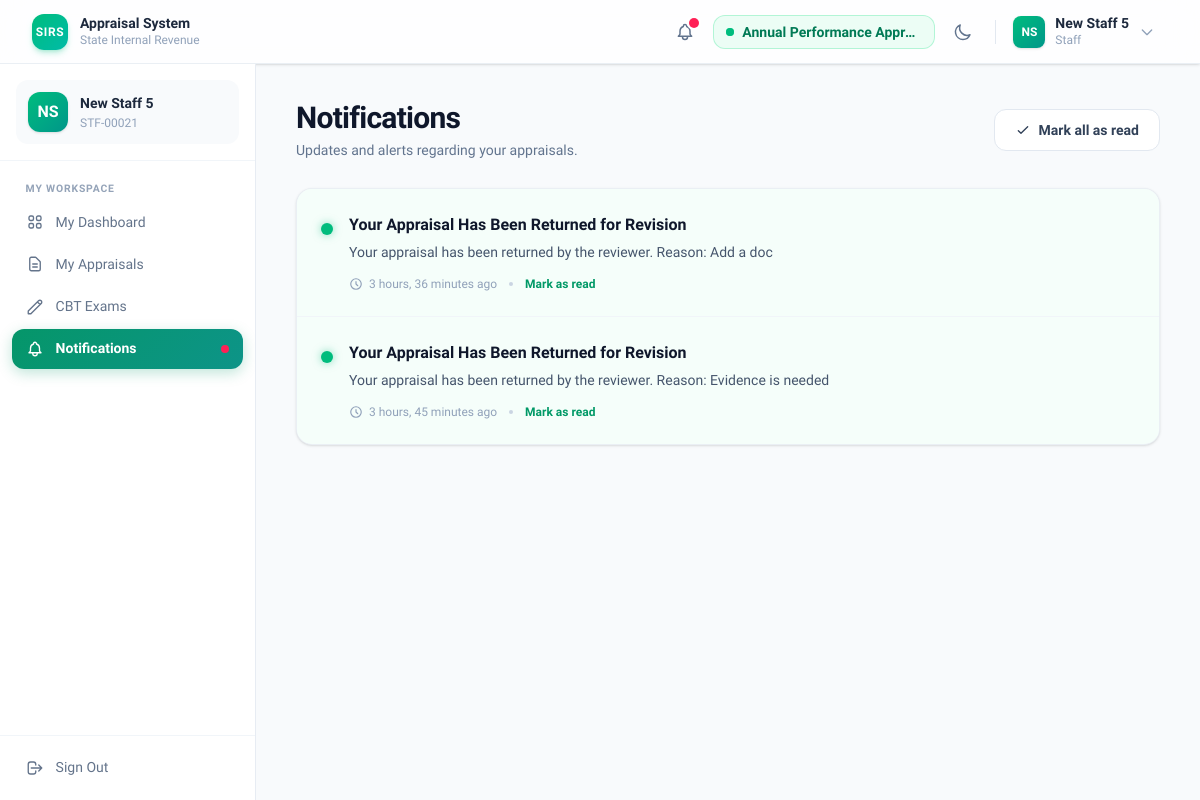
/notifications/ (signed in), run on an earlier commit of the app's database.
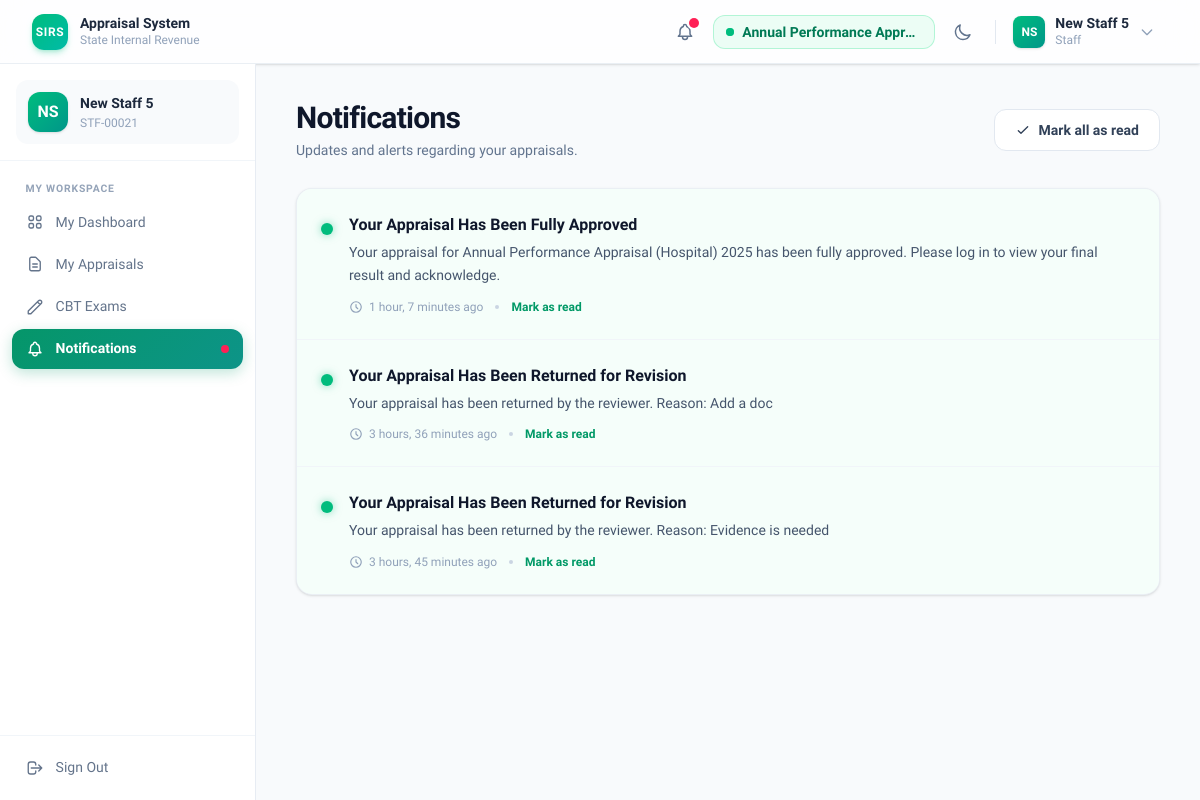
And on a later commit of the database.
### notifications/models.py (models this page shows, shortened)
class Notification(models.Model):
    APPRAISAL_SUBMITTED = 'APPRAISAL_SUBMITTED'
    APPRAISAL_REVIEWED = 'APPRAISAL_REVIEWED'
    APPRAISAL_RETURNED = 'APPRAISAL_RETURNED'
    APPRAISAL_APPROVED = 'APPRAISAL_APPROVED'
    CYCLE_CREATED = 'CYCLE_CREATED'
    CYCLE_ACTIVATED = 'CYCLE_ACTIVATED'
    CYCLE_CLOSED = 'CYCLE_CLOSED'
    GENERAL = 'GENERAL'
    NOTIFICATION_TYPE_CHOICES = [
        (APPRAISAL_SUBMITTED, 'Appraisal Submitted'),
        (APPRAISAL_REVIEWED, 'Appraisal Reviewed'),
        (APPRAISAL_RETURNED, 'Appraisal Returned'),
        (APPRAISAL_APPROVED, 'Appraisal Approved'),
        (CYCLE_CREATED, 'Cycle Created'),
        (CYCLE_ACTIVATED, 'Cycle Activated'),
        (CYCLE_CLOSED, 'Cycle Closed'),
        (GENERAL, 'General'),
    ]
    recipient = models.ForeignKey(
        'accounts.CustomUser',
        on_delete=models.CASCADE,
        related_name='notifications',
        verbose_name='Recipient',
        help_text='The user who receives this notification.',
    )
    sender = models.ForeignKey(
        'accounts.CustomUser',
        on_delete=models.SET_NULL,
        null=True,
        blank=True,
        related_name='sent_notifications',
        verbose_name='Sender',
        help_text='The user who triggered this notification (if applicable).',
    )
    notification_type = models.CharField(
        max_length=50,
        choices=NOTIFICATION_TYPE_CHOICES,
        default=GENERAL,
        verbose_name='Notification Type',
        help_text='The category of this notification.',
    )
    title = models.CharField(
        max_length=200,
        verbose_name='Title',
        help_text='A short summary of the notification.',
    )
    message = models.TextField(
        verbose_name='Message',
        help_text='The full notification message body.',
    )
    is_read = models.BooleanField(
        default=False,
        verbose_name='Read',
        help_text='Whether the recipient has read this notification.',
    )
    related_appraisal = models.ForeignKey(
        'appraisals.Appraisal',
        on_delete=models.CASCADE,
        null=True,
        blank=True,
        related_name='notifications',
        verbose_name='Related Appraisal',
        help_text='The appraisal associated with this notification (if any).',
    )
    created_at = models.DateTimeField(
        auto_now_add=True,
        verbose_name='Created At',
    )
    class Meta:
        ordering = ['-created_at']
        verbose_name = 'Notification'
        verbose_name_plural = 'Notifications'

### notifications/views.py (the view)
# urls.py: path('', views.notifications_list, name='list'),
@login_required
def notifications_list(request):
    notifications = request.user.notifications.all()
    context = {
        'notifications': notifications
    }
    return render(request, 'notifications/list.html', context)

### accounts/context_processors.py (called while the page is built)
def active_cycles(request):
    if not request.user.is_authenticated:
        return {}
    cycles = list(
        AppraisalCycle.objects.filter(status=AppraisalCycle.ACTIVE)
        .order_by('-start_date')
    )
    if not cycles:
        return {
            'all_active_cycles': [],
            'selected_cycle': None,
        }
    selected_id = request.session.get('selected_cycle_id')
    selected_cycle = None
    if selected_id:
        selected_cycle = next((c for c in cycles if c.id == selected_id), None)
    if not selected_cycle:
        selected_cycle = cycles[0]
        request.session['selected_cycle_id'] = selected_cycle.id
    return {
        'all_active_cycles': cycles,
        'selected_cycle': selected_cycle,
    }

### accounts/models.py (called while the page is built)
    @property
    def full_name(self) -> str:
        name = f"{self.first_name} {self.last_name}".strip()
        return name if name else self.username

### templates/notifications/list.html (shortened to what this page needs)
{% extends 'base.html' %}
{% block content %}
<div class="space-y-7 max-w-4xl mx-auto">
    <div class="flex flex-col sm:flex-row sm:items-center sm:justify-between gap-4">
        <div>
            <h1 class="text-2xl sm:text-3xl font-extrabold tracking-tight text-slate-900 dark:text-white">
                Notifications
            </h1>
            <p class="mt-1 text-sm text-slate-500 dark:text-slate-400">
                Updates and alerts regarding your appraisals.
            </p>
        </div>
        {% if unread_notifications_count > 0 %}
        <a href="{% url 'notifications:mark_all_as_read' %}"
           class="inline-flex items-center gap-2 shrink-0 px-5 py-2.5 rounded-xl text-sm font-semibold
                  bg-white dark:bg-slate-900 text-slate-700 dark:text-slate-300
                  border border-slate-200 dark:border-slate-800 hover:bg-slate-50 dark:hover:bg-slate-800 transition">
            <svg class="h-4 w-4" fill="none" viewBox="0 0 24 24" stroke="currentColor" stroke-width="2">
                <path stroke-linecap="round" stroke-linejoin="round" d="M5 13l4 4L19 7"/>
            </svg>
            Mark all as read
        </a>
        {% endif %}
    </div>
    {% if notifications %}
    <div class="bg-white dark:bg-slate-900/60 border border-slate-200/70 dark:border-slate-800/50 rounded-2xl overflow-hidden shadow-sm">
        <div class="divide-y divide-slate-100 dark:divide-slate-800/60">
            {% for notif in notifications %}
            <div class="p-5 sm:p-6 transition-colors {% if not notif.is_read %}bg-emerald-50/50 dark:bg-emerald-900/10{% else %}hover:bg-slate-50/60 dark:hover:bg-slate-800/20{% endif %} flex gap-4">
                <div class="shrink-0 mt-1">
                    {% if not notif.is_read %}
                    <span class="flex h-3 w-3 mt-1.5 rounded-full bg-emerald-500 shadow-[0_0_8px_rgba(16,185,129,0.5)]"></span>
                    {% endif %}
                </div>
                <div class="flex-1 min-w-0">
                    <p class="text-sm sm:text-base font-bold text-slate-900 dark:text-slate-100">{{ notif.title }}</p>
                    <p class="text-sm text-slate-600 dark:text-slate-400 mt-1 leading-relaxed">{{ notif.message }}</p>
                    <div class="flex items-center gap-3 mt-3 text-xs text-slate-400 dark:text-slate-500">
                        <span class="flex items-center gap-1.5">
                            <svg class="h-3.5 w-3.5" fill="none" viewBox="0 0 24 24" stroke="currentColor" stroke-width="2">
                                <path stroke-linecap="round" stroke-linejoin="round" d="M12 8v4l3 3m6-3a9 9 0 11-18 0 9 9 0 0118 0z"/>
                            </svg>
                            {{ notif.created_at|timesince }} ago
                        </span>
                        {% if not notif.is_read %}
                        <span class="w-1 h-1 rounded-full bg-slate-300 dark:bg-slate-700"></span>
                        <a href="{% url 'notifications:mark_as_read' notif.pk %}" class="font-semibold text-emerald-600 dark:text-emerald-400 hover:text-emerald-500 transition-colors">Mark as read</a>
                        {% endif %}
                    </div>
                </div>
            </div>
            {% endfor %}
        </div>
    </div>
    {% endif %}
</div>
{% endblock %}

What changed in the data, as far as the page shows it:
added Notification: is_read False (drawn), title "Your Appraisal Has Been Fully Approved", message "Your appraisal for Annual Performance Appraisal (Hospital) 2025 has been fully approved. Please log in to view your final result and acknowledge.", created_at "1 hour, 7 minutes"
